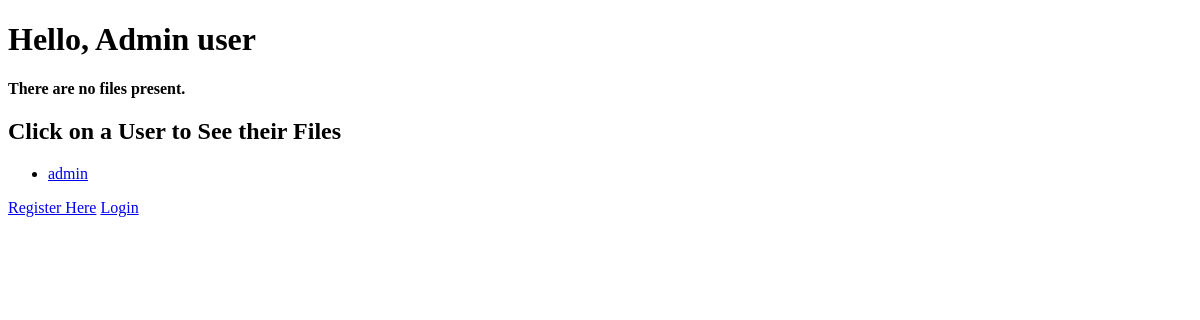
/onedir/ (signed in), run on an earlier commit of the app's database.
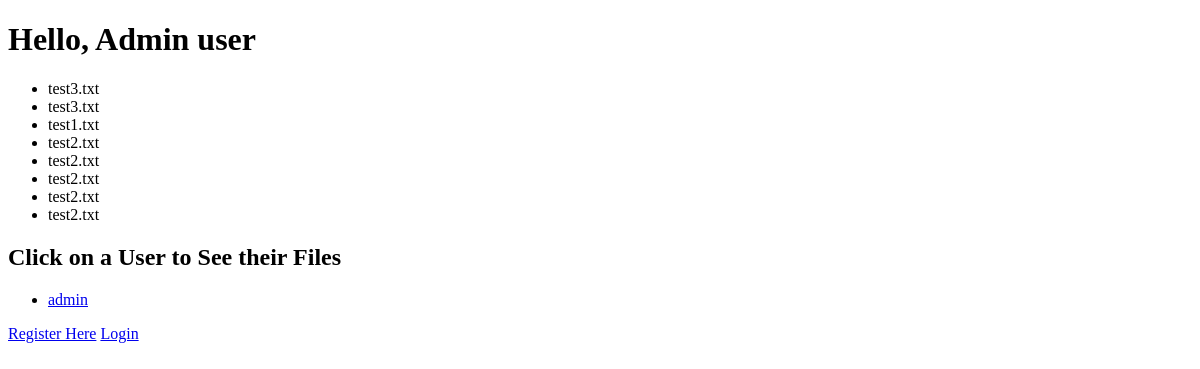
And on a later commit of the database.
### onedir_app/models.py (models this page shows, shortened)
class File(models.Model):
    name = models.CharField(max_length=128)
    path = models.CharField(max_length=128)
    time_stamp = models.DateTimeField(auto_now_add=True)
    user_id = models.IntegerField(default=-1)
    size = models.IntegerField(default=0)

### onedir_app/views.py (the view)
def index(request):
    context = RequestContext(request)
    file_list = File.objects.order_by('-pk')[:20]
    user_list = User.objects.order_by('-pk')
    context_dict = {'files': file_list, 'user_list': user_list}
    return render_to_response('index.html', context_dict, context)

### templates/index.html (shortened to what this page needs)
<!DOCTYPE html>
<html>
    <head>
    </head>
    <body>
        {% if user.is_authenticated %}
			{% if user.pk == 1 %}
			<h1>Hello, Admin user</h1>
				{% if files %}
					<ul>
						{% for file in files %}
						<li>{{ file.name }}</li>
						{% endfor %}
					</ul>
				{% else %}
					<strong>There are no files present.</strong>
				{% endif %}
				{% if user_list %}
				<h2>Click on a User to See their Files</h2>
					<ul>
						{% for user in user_list %}
						<li><a href="/files_for_user?id={{user.pk}}">{{ user.username }}</li></a>
						{% endfor %}
					</ul>
				{% else %}
					<strong>There are no users registered!</strong>
				{% endif %}
			{% else %}
			<h1>Hello, {{ user.username }}</h1>
			{% endif %}
		{% else %}
			<h1>No user Authenticated</h1>
		{% endif %}
        <a href="/register/">Register Here</a>
        <a href="/login/">Login</a>
    </body>
</html>

What changed in the data, as far as the page shows it:
added File: name "test3.txt"
added File: name "test3.txt"
added File: name "test1.txt"
added File: name "test2.txt"
added File: name "test2.txt"
added File: name "test2.txt"
added File: name "test2.txt"
added File: name "test2.txt"
Also different on the page:
text no longer shown: "There are no files present."
